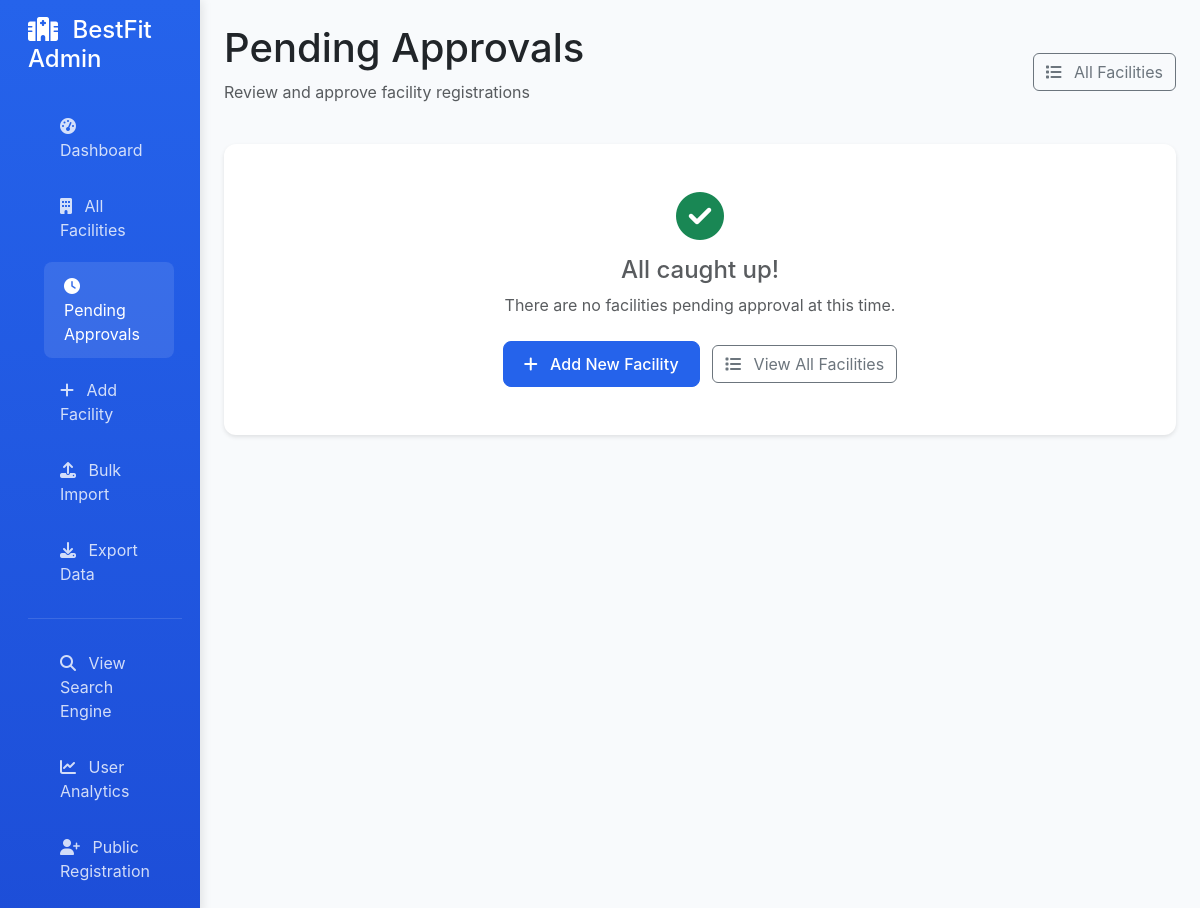
Before: /facility-admin/approvals/ (signed in) with the older database file.
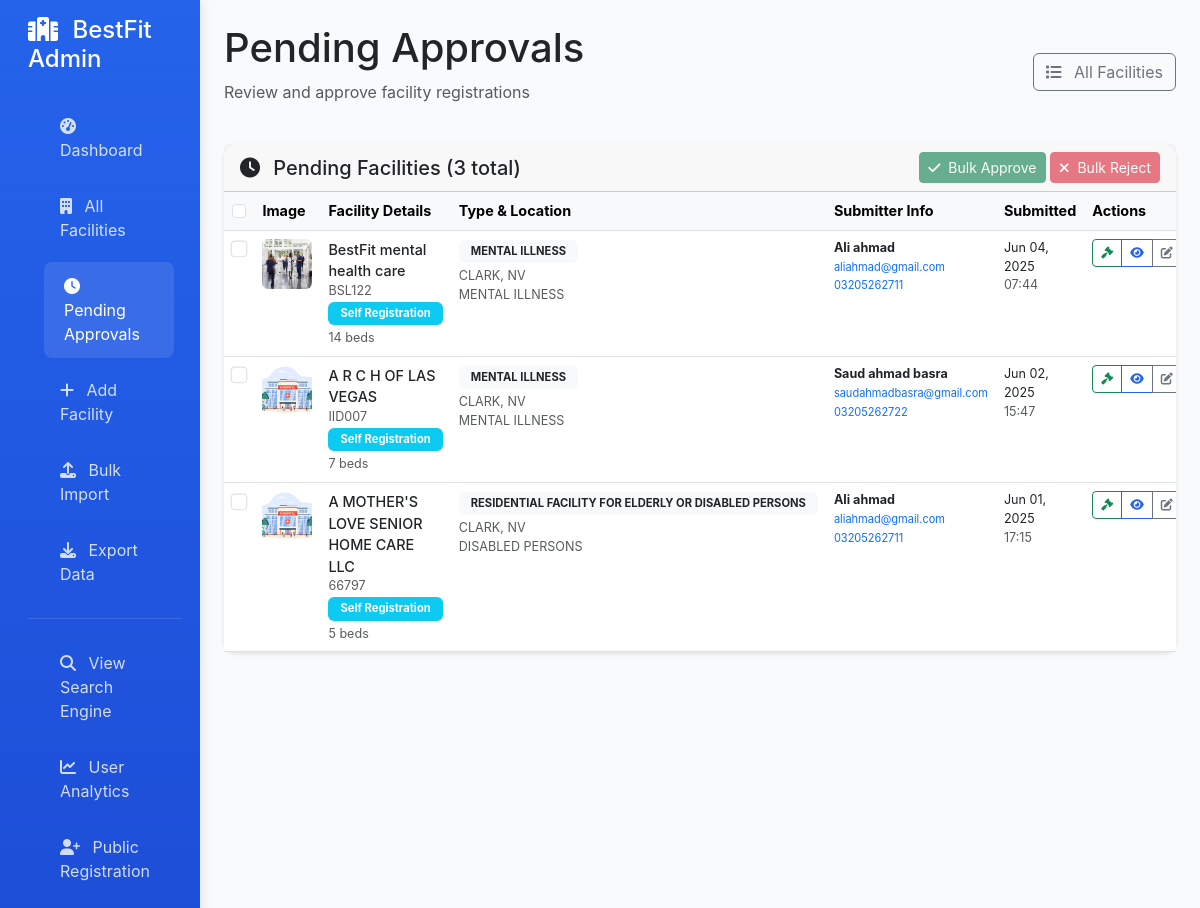
After: the same page with the newer database file.
### search/models.py (models this page shows, shortened)
class Facility(models.Model):
    STATUS_CHOICES = [
        ('active', 'Active'),
        ('inactive', 'Inactive'),
        ('pending', 'Pending Approval'),
        ('rejected', 'Rejected'),
        ('draft', 'Draft')
    ]
    SUBMISSION_TYPE_CHOICES = [
        ('admin', 'Admin Entry'),
        ('self_register', 'Self Registration'),
        ('bulk_import', 'Bulk Import')
    ]
    name = models.CharField(max_length=255)
    slug = models.SlugField(unique=True, blank=True)
    facility_type = models.CharField(max_length=255)
    endorsement = models.CharField(max_length=255, blank=True, null=True)
    inspection_number = models.CharField(max_length=100, unique=True)
    address = models.TextField()
    state = models.CharField(max_length=50)
    county = models.CharField(max_length=100)
    contact = models.CharField(max_length=255, blank=True, null=True)
    contact_person = models.CharField(max_length=255, blank=True, null=True)
    bed_count = models.IntegerField(default=0)
    status = models.CharField(max_length=20, choices=STATUS_CHOICES, default='pending')
    image = models.ImageField(
        upload_to='facilities/%Y/%m/',
        blank=True,
        null=True,
        help_text="Facility main image"
    )
    submitted_by = models.ForeignKey(
        User,
        on_delete=models.SET_NULL,
        null=True,
        blank=True,
        help_text="Who submitted this facility"
    )
    submission_type = models.CharField(
        max_length=20,
        choices=SUBMISSION_TYPE_CHOICES,
        default='admin'
    )
    created_at = models.DateTimeField(auto_now_add=True)
    updated_at = models.DateTimeField(auto_now=True)
    approved_at = models.DateTimeField(null=True, blank=True)
    approved_by = models.ForeignKey(
        User,
        on_delete=models.SET_NULL,
        null=True,
        blank=True,
        related_name='approved_facilities'
    )
    meta_description = models.TextField(blank=True, max_length=160)
    search_keywords = models.TextField(blank=True)
    class Meta:
        ordering = ['-created_at']
        verbose_name_plural = "Facilities"
        indexes = [
            models.Index(fields=['status']),
            models.Index(fields=['facility_type']),
            models.Index(fields=['state', 'county']),
        ]
    @property
    def image_url(self):
        if self.image:
            return self.image.url
        return '/static/images/default-facility.jpg'

class FacilitySubmission(models.Model):
    facility = models.OneToOneField(Facility, on_delete=models.CASCADE)
    submission_notes = models.TextField(blank=True)
    admin_notes = models.TextField(blank=True)
    rejection_reason = models.TextField(blank=True)
    submitter_name = models.CharField(max_length=255, blank=True)
    submitter_email = models.EmailField(blank=True)
    submitter_phone = models.CharField(max_length=20, blank=True)
    created_at = models.DateTimeField(auto_now_add=True)
    reviewed_at = models.DateTimeField(null=True, blank=True)

### facility_admin/views.py (the view)
# urls.py: path('approvals/', views.approval_queue, name='approval_queue'),
@login_required
@user_passes_test(is_admin)
def approval_queue(request):
    pending_facilities = Facility.objects.filter(status='pending').select_related('facilitysubmission').order_by('-created_at')
    paginator = Paginator(pending_facilities, 10)
    page_number = request.GET.get('page')
    page_obj = paginator.get_page(page_number)
    return render(request, 'facility_admin/approval_queue.html', {
        'page_obj': page_obj,
        'pending_facilities': page_obj
    })

### facility_admin/views.py (called while the page is built)
def is_admin(user):
    return user.is_staff or user.is_superuser

### facility_admin/templates/facility_admin/approval_queue.html (shortened to what the changed rows need)
{% extends 'facility_admin/base.html' %}
{% load static %}
{% block content %}
<div class="d-flex justify-content-between align-items-center mb-4">
    <div>
        <h1>Pending Approvals</h1>
    </div>
</div>
{% if pending_facilities %}
<form id="bulk-actions-form" method="post" action="{% url 'facility_admin:bulk_approve' %}">
    <div class="card mb-4">
        <div class="card-header d-flex justify-content-between align-items-center">
            <h5 class="mb-0">
                <i class="fas fa-clock me-2"></i>
                Pending Facilities ({{ page_obj.paginator.count }} total)
            </h5>
            <div>
                <button type="button" class="btn btn-sm btn-success" onclick="bulkAction('approve')" disabled id="bulk-approve">
                    <i class="fas fa-check me-1"></i> Bulk Approve
                </button>
                <button type="button" class="btn btn-sm btn-danger" onclick="bulkAction('reject')" disabled id="bulk-reject">
                    <i class="fas fa-times me-1"></i> Bulk Reject
                </button>
            </div>
        </div>
        <div class="card-body p-0">
            <div class="table-responsive">
                <table class="table table-hover mb-0">
                    <thead class="table-light">
                        <tr>
                            <th>
                                <input type="checkbox" id="select-all" class="form-check-input">
                            </th>
                            <th>Image</th>
                            <th>Facility Details</th>
                            <th>Type & Location</th>
                            <th>Submitter Info</th>
                            <th>Submitted</th>
                            <th>Actions</th>
                        </tr>
                    </thead>
                    <tbody>
                        {% for facility in pending_facilities %}
                            <tr>
                                <td>
                                    <input type="checkbox" name="facility_ids" value="{{ facility.id }}"
                                           class="form-check-input facility-checkbox">
                                </td>
                                <td>
                                    <img src="{{ facility.image_url }}" alt="{{ facility.name }}"
                                         class="rounded" style="width: 50px; height: 50px; object-fit: cover;">
                                </td>
                                <td>
                                    <div class="fw-medium">{{ facility.name }}</div>
                                    <div class="text-muted small">{{ facility.inspection_number }}</div>
                                    <span class="badge bg-info">{{ facility.get_submission_type_display }}</span>
                                    <div class="small text-muted mt-1">{{ facility.bed_count }} beds</div>
                                </td>
                                <td>
                                    <span class="badge bg-light text-dark">{{ facility.facility_type }}</span>
                                    <div class="text-muted small mt-1">{{ facility.county }}, {{ facility.state }}</div>
                                    {% if facility.endorsement %}
                                        <div class="text-muted small">{{ facility.endorsement|truncatechars:30 }}</div>
                                    {% endif %}
                                </td>
                                <td>
                                    {% if facility.facilitysubmission %}
                                        {% with submission=facility.facilitysubmission %}
                                            <div class="small">
                                                <strong>{{ submission.submitter_name }}</strong><br>
                                                <a href="mailto:{{ submission.submitter_email }}" class="text-decoration-none small">
                                                    {{ submission.submitter_email }}
                                                </a><br>
                                                <a href="tel:{{ submission.submitter_phone }}" class="text-decoration-none small">
                                                    {{ submission.submitter_phone }}
                                                </a>
                                            </div>
                                        {% endwith %}
                                    {% else %}
                                        <span class="text-muted small">No submission info</span>
                                    {% endif %}
                                </td>
                                <td>
                                    <div class="small">{{ facility.created_at|date:"M d, Y" }}</div>
                                    <div class="text-muted small">{{ facility.created_at|time:"H:i" }}</div>
                                </td>
                                <td>
                                    <div class="btn-group btn-group-sm">
                                        <a href="{% url 'facility_admin:facility_approve' facility.id %}"
                                           class="btn btn-outline-success" title="Review & Approve">
                                            <i class="fas fa-gavel"></i>
                                        </a>
                                        <a href="{% url 'facility_admin:facility_detail' facility.id %}"
                                           class="btn btn-outline-primary" title="View Details">
                                            <i class="fas fa-eye"></i>
                                        </a>
                                        {% if facility.id %}
                                            <a href="{% url 'facility_admin:facility_edit' facility.id %}"
                                               class="btn btn-outline-secondary" title="Edit">
                                                <i class="fas fa-edit"></i>
                                            </a>
                                        {% endif %}
                                    </div>
                                </td>
                            </tr>
                        {% endfor %}
                    </tbody>
                </table>
            </div>
        </div>
    </div>
</form>
{% else %}
    <div class="card">
        <div class="card-body text-center py-5">
            <i class="fas fa-check-circle fa-3x text-success mb-3"></i>
            <h4 class="text-muted">All caught up!</h4>
            <p class="text-muted">There are no facilities pending approval at this time.</p>
            <div class="mt-4">
                <a href="{% url 'facility_admin:facility_create' %}" class="btn btn-primary me-2">
                    <i class="fas fa-plus me-2"></i> Add New Facility
                </a>
                <a href="{% url 'facility_admin:facility_list' %}" class="btn btn-outline-secondary">
                    <i class="fas fa-list me-2"></i> View All Facilities
                </a>
            </div>
        </div>
    </div>
{% endif %}
{% endblock %}

Changed rows visible on the page:
added Facility: image_url (picture), name "BestFit mental health care", inspection_number "BSL122", submission_type "Self Registration", bed_count "14", facility_type "MENTAL ILLNESS", county "CLARK", state "NV", endorsement "MENTAL ILLNESS", facilitysubmission.submitter_name "Ali ahmad", facilitysubmission.submitter_email "aliahmad@gmail.com", facilitysubmission.submitter_phone "03205262711", created_at "Jun 04, 2025", created_at "07:44"
added Facility: image_url (placeholder picture), name "A R C H OF LAS VEGAS", inspection_number "IID007", submission_type "Self Registration", bed_count "7", facility_type "MENTAL ILLNESS", county "CLARK", state "NV", endorsement "MENTAL ILLNESS", facilitysubmission.submitter_name "Saud ahmad basra", facilitysubmission.submitter_email "saudahmadbasra@gmail.com", facilitysubmission.submitter_phone "03205262722", created_at "Jun 02, 2025", created_at "15:47"
added Facility: image_url (placeholder picture), name "A MOTHER'S LOVE SENIOR HOME CARE LLC", inspection_number "66797", submission_type "Self Registration", bed_count "5", facility_type "RESIDENTIAL FACILITY FOR ELDERLY OR DISABLED PERSONS", county "CLARK", state "NV", endorsement "DISABLED PERSONS", facilitysubmission.submitter_name "Ali ahmad", facilitysubmission.submitter_email "aliahmad@gmail.com", facilitysubmission.submitter_phone "03205262711", created_at "Jun 01, 2025", created_at "17:15"
Other visible differences:
{{ page_obj.paginator.count }}: (not shown) → "3"
form field value: (not shown) → "☐"
text no longer shown: "All caught up! There are no facilities pending approval at this time. Add New Facility View All Facilities"
text now shown: "Pending Facilities ( total) Bulk Approve Bulk Reject Image Facility Details Type & Location Submitter Info Submitted Actions"
